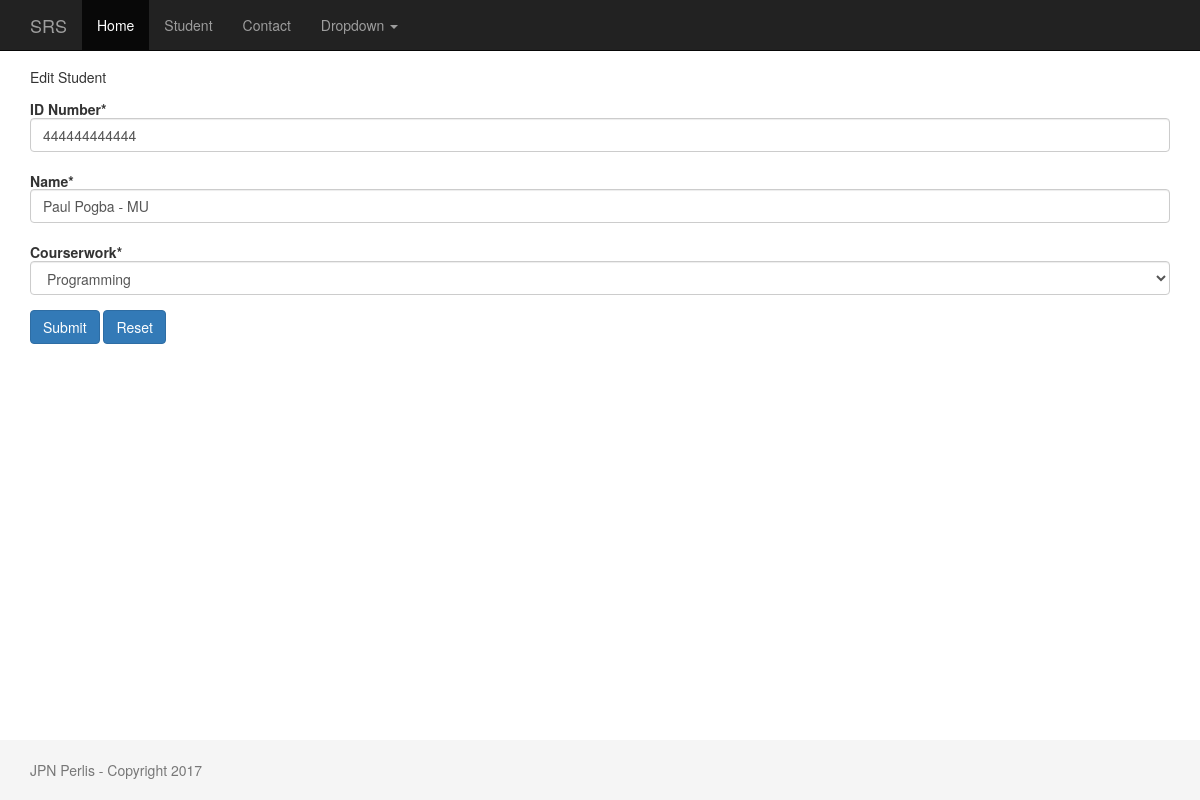
The app's page /student/4/edit with its own data.
### student/models.py (models this page shows, shortened)
class Student(models.Model):
    PROGAMMING = 'PR'
    NETWORKING = 'NT'
    PCTECH = 'PC'
    COURSE_CHOICES = (
        (PROGAMMING, 'Programming'),
        (NETWORKING, 'Networking'),
        (PCTECH, 'PC Technichian'),
    )
    createdby = models.ForeignKey('auth.User',on_delete=models.CASCADE)
    icnum = models.CharField('ID Number',max_length=12,unique=True,blank=False,null=False)
    name = models.CharField('Name',max_length=300)
    course = models.CharField('Courserwork',max_length=2,choices=COURSE_CHOICES,default=PCTECH,)
    created_date = models.DateTimeField('Created Date',default=timezone.now)

### student/views.py (the view)
# urls.py: url(r'^(?P<pk>\d+)/edit$', views.student_edit, name='student_edit'),
def student_edit(request,pk):
    student = get_object_or_404(Student, pk=pk)
    if request.method == "POST":
        form = StudentForm(request.POST,instance=student)
        if form.is_valid():
            student = form.save(commit=False)
            student.createdby = request.user
            student.save()
            messages.success(request, "Student record with ID: " + str(student.pk) + " has been updated! ")
            return redirect(reverse_lazy('student_detail',kwargs={'pk': student.pk }))
    else:
        form = StudentForm(instance=student)
    return render(request, 'student/student_edit.html', {'form': form})

### student/forms.py (shortened to what this page needs)
class StudentForm(forms.ModelForm):
    def __init__(self, *args, **kwargs):
        super(StudentForm, self).__init__(*args, **kwargs)
        self.helper = FormHelper(self)
        self.helper.form_class = 'form-horizontal'
        self.helper.layout.append(Submit('submit_change', 'Submit', css_class="btn-primary"))
        self.helper.layout.append(HTML('<a class="btn btn-primary" href={% url "student_home" %}>Reset</a>'))
    class Meta:
        model = Student
        fields = ('icnum', 'name', 'course',)

### templates/student/student_edit.html
{% extends 'baseproj.html' %}
{% load crispy_forms_tags %}
{% block content %}
    <h5>Edit Student<h5>
    {% crispy form %}
{% endblock %}

### static/css/sticky-footer-navbar.css (style rules this page uses)
html { position: relative; min-height: 100%; }
body { margin-bottom: 60px; }
.form-horizontal .form-group { margin-right: 0px; margin-left: 0px; }

### records on screen
Student: icnum "444444444444", name "Paul Pogba - MU", course "Programming"
